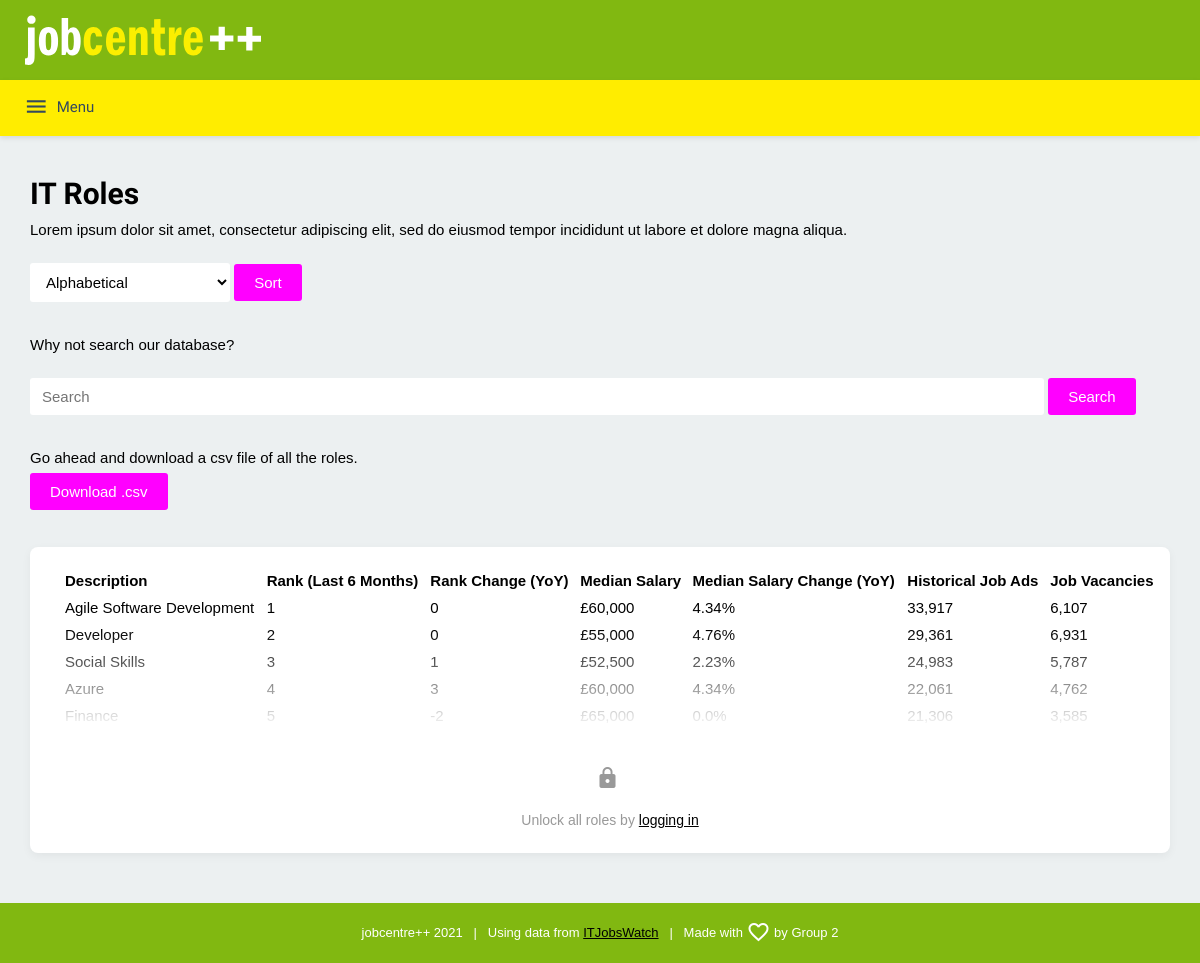
The page /roles/ on the database as committed earlier.
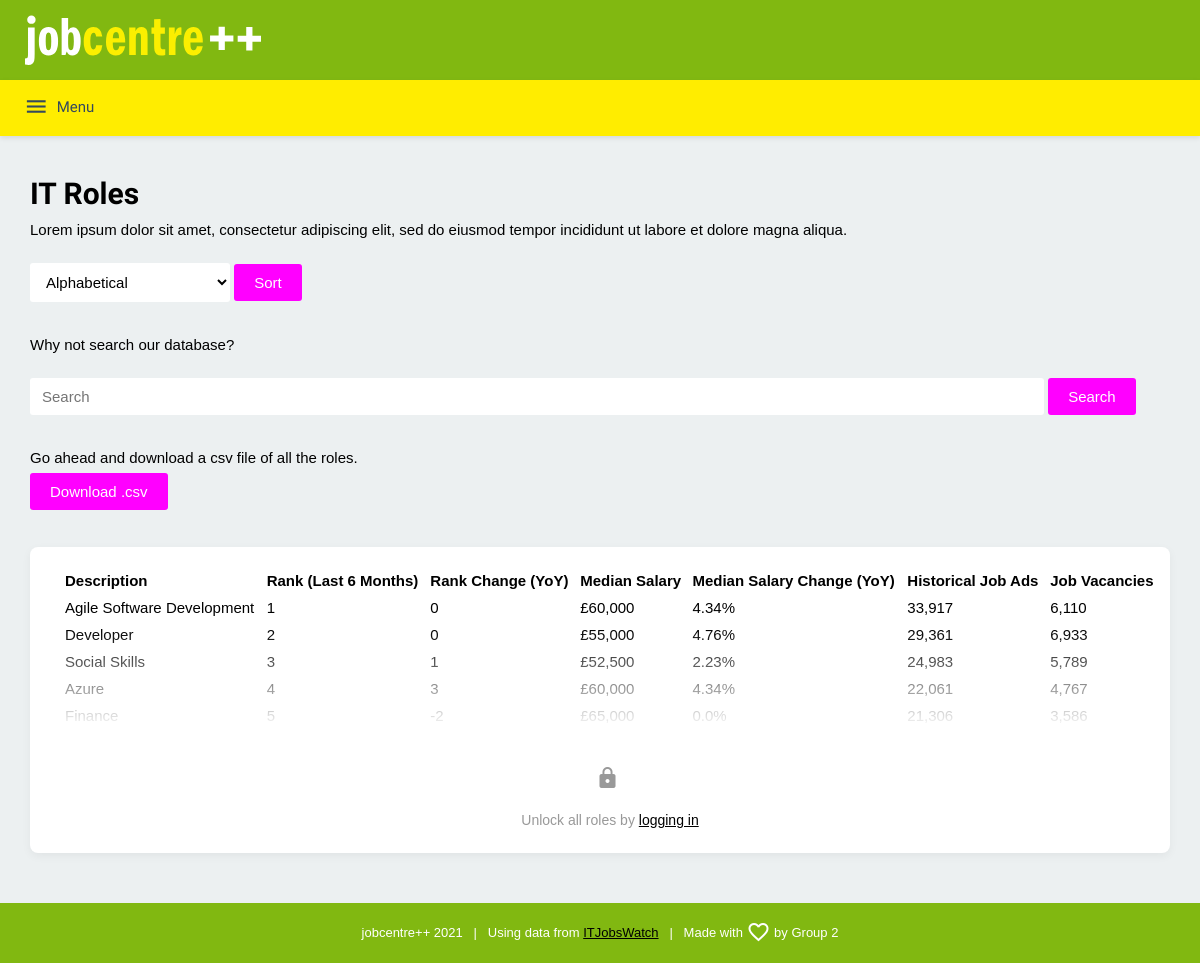
The same page on the database as committed later.
### tables this page shows
CREATE TABLE roles (
            job_role TEXT,
            rank INTEGER,
            rank_change INTEGER,
            median_salary INTEGER,
            median_salary_change REAL,
            historical INTEGER,
            live_job_count INTEGER
        );

### app/routes.py (the view, shortened to what this page needs)
@flask_app.route('/roles/', methods=['GET', 'POST'])
def roles():
    search_form = RoleSearch(request.form)
    filter_form = RolesForm()
    category = 'rank'
    sort_order = 'ASC'
    is_auth = True if 'username' in session else False
    data = RolesDatabase().view_sorted_roles(category, sort_order, is_auth)
    if search_form.validate_on_submit():
        data = RolesDatabase().search_role(category, sort_order, is_auth, search_form.search_term.data)
    return render_template('roles.html', title='Roles', form=filter_form, search=search_form, data=data)

### app/roles_form.py
class RoleSearch(FlaskForm):
    search_term = StringField(validators=[DataRequired()])
    search_button = SubmitField("Search")

class RolesForm(FlaskForm):
    options = ['Alphabetical',
               'Rank',
               'Rank Change',
               'Median Salary',
               'Median Salary Change',
               'Historical Job Ads',
               'Job Vacancies'
               ]
    role_filter = SelectField(choices=options, validators=[DataRequired()])
    sort = SubmitField('Sort')

### app/roles_database.py (called while the page is built)
    def view_sorted_roles(self, category, sort_order, is_auth):
        self.roles_db_cursor.execute("SELECT * FROM roles ORDER BY {} {}".format(category, sort_order))
        if is_auth:
            all_roles = self.roles_db_cursor.fetchall()
        else:
            all_roles = self.roles_db_cursor.fetchmany(5)
        return all_roles

### app/templates/roles.html (shortened to what this page needs)
{% extends "base.html" %}
{% block content %}
    <div class="content">
        <div class="content-wrapper">
        <div class="content-left">
            <h1>IT Roles</h1>
            <p>Lorem ipsum dolor sit amet, consectetur adipiscing elit, sed do eiusmod tempor incididunt ut labore et dolore magna aliqua.</p>
            <br>
            <form action="" method="post" novalidate>
                {{ form.role_filter(class_="input input-dropdown") }}
                {{ form.sort(class_="button") }}
            </form>
            <br>
            <br>
            <p>Why not search our database?</p>
            <br>
            <form action="" method="post" novalidate>
                {{ search.search_term(size=32, class_="input search", placeholder="Search") }}
                {{ search.search_button(class_="button") }}
            </form>
            <br>
            <br>
            <p>Go ahead and download a csv file of all the roles.</p>
            <br>
            <form action="" method="post" novalidate>
                <a class="button button-margin" href="/download">Download .csv</a>
            </form>
            <br>
        </div>
        <div class="content-flask content-right">
            <div id="content-table">
            <table>
                <thead>
                <tr>
                    <th>Description</th>
                    <th>Rank (Last 6 Months)</th>
                    <th>Rank Change (YoY)</th>
                    <th>Median Salary</th>
                    <th>Median Salary Change (YoY)</th>
                    <th>Historical Job Ads</th>
                    <th>Job Vacancies</th>
                </tr>
                </thead>
                <tbody>
                 {% for row in data %}
                    <tr>
                        <td>{{row[0]}}</td>
                        <td>{{row[1]}}</td>
                        <td>{{row[2]}}</td>
                        <td>{{"£{:,}".format(row[3])}}</td>
                        <td>{{"{}%".format(row[4])}}</td>
                        <td>{{"{:,}".format(row[5])}}</td>
                        <td>{{"{:,}".format(row[6])}}</td>
                    </tr>
                 {% endfor %}
                </tbody>
            </table>
                {% if not session['username'] %}
                    <div class="capped"></div>
                    <br>
                    <div class="capped-text"><span class="material-icons m_icon">lock</span></div>
                    <div class="capped-text">Unlock all roles by <a href="/login">logging in</a></div>
                {% endif %}
            </div>
        </div>
        </div>
    </div>
{% endblock %}

Rows that differ between the two databases and show on the page:
changed roles "Agile Software Development": live_job_count "6,107" → "6,110"
changed roles "Developer": live_job_count "6,931" → "6,933"
changed roles "Social Skills": live_job_count "5,787" → "5,789"
changed roles "Azure": live_job_count "4,762" → "4,767"
changed roles "Finance": live_job_count "3,585" → "3,586"
